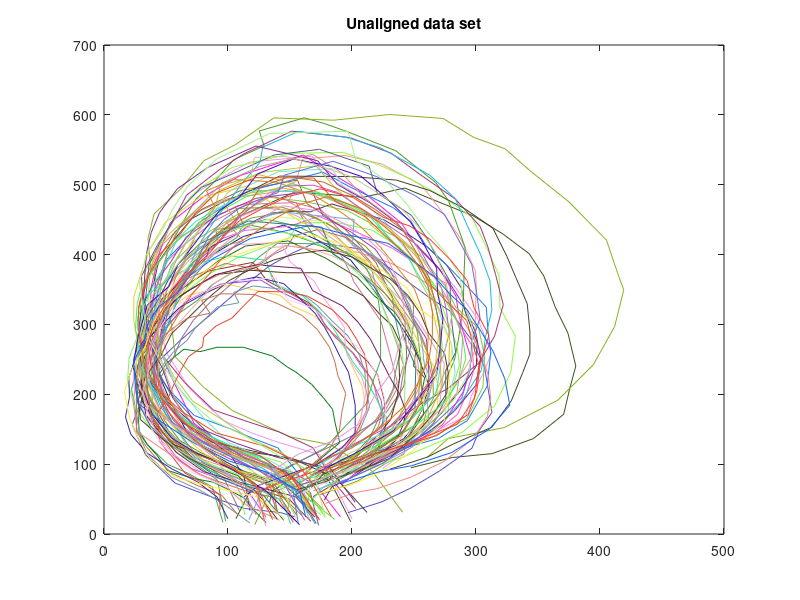

Source code (MATLAB): (Note: this script raises an error after producing the figure.)
%pointset = zeros(2,32,75);
load('pointset.mat')

figure(1);
title('Unaligned data set');
%plotting unaligned data set
for i=1:75
    plot(pointset(1,:,i) , pointset(2,:,i) , 'color' , [rand rand rand]);
    title('Unaligned data set');
    hold on;
end
mean_ = mean_leaf_finder(pointset); 

 aligned_pt_set1 = zeros(2,32,75);
    for i=1:75
        pt_set1 = mean_;      
        pt_set2 = pointset(:,:,i)';
        aligned_pt_set1(:,:,i) = align_leaf_pointset(pt_set1 , pt_set2)';        %aligning all shapes to mean
    end
    figure(2);
    title('Aligned data set along with mean(thick black');
   distance = zeros(75,1);
for i=1:75
    p = plot(mean_(:,1) , mean_(:,2) , 'color','black');
    p(1).LineWidth = 2;
     hold on;
    plot(aligned_pt_set1(1,:,i) , aligned_pt_set1(2,:,i) , 'color' , [rand rand rand])
    
    distance(i) = norm(aligned_pt_set1(:,:,i) - mean_');
   
end
title('Aligned data set along with mean(thick black');

figure(3);
%subplot(1,3,2);

plot(mean_(:,1) , mean_(:,2),'-o') ;
title('Mean with pointset');

%plot(mean_(:,1) , mean_(:,2),'red') ;
mean_flattened = reshape(mean_ , 32*2 , 1) ;

[eigen_vectors, eigen_values] = modes_leaf_finder(mean_flattened,mean_,pointset);

prev_mode = mean_flattened - 3*eigen_values(64)*eigen_vectors(:,64);
next_mode = mean_flattened + 3*eigen_values(64)*eigen_vectors(:,64);

figure(4);

plot(real(eigen_values));
title('Eigenvalues');

prev_mode = reshape(prev_mode , 32,2);
next_mode = reshape(next_mode , 32,2);
prev_mode = align_leaf_pointset(mean_,prev_mode);
next_mode = align_leaf_pointset(mean_,next_mode);
hold on;
figure(5);

subplot(3,3,2);

plot(mean_(:,1) , mean_(:,2));
title('First mode of variation');

subplot(3,3,1);
plot(prev_mode(:,1),prev_mode(:,2));

subplot(3,3,3);
plot(next_mode(:,1),next_mode(:,2));

prev_mode_2 = mean_flattened - 3*eigen_values(63)*eigen_vectors(:,63);
next_mode_2 = mean_flattened + 3*eigen_values(63)*eigen_vectors(:,63);
prev_mode_2 = reshape(prev_mode_2 , 32,2);
next_mode_2 = reshape(next_mode_2 , 32,2);
prev_mode_2 = align_leaf_pointset(mean_,prev_mode_2);
next_mode_2 = align_leaf_pointset(mean_,next_mode_2);

%figure(6);

subplot(3,3,5);

plot(mean_(:,1) , mean_(:,2));
title('Second mode of variation')

subplot(3,3,4);
plot(prev_mode_2(:,1),prev_mode_2(:,2));

subplot(3,3,6);
plot(next_mode_2(:,1),next_mode_2(:,2));

prev_mode_3 = mean_flattened - 3*eigen_values(62)*eigen_vectors(:,62);
next_mode_3 = mean_flattened + 3*eigen_values(62)*eigen_vectors(:,62);
prev_mode_3 = reshape(prev_mode_3 , 32,2);
next_mode_3 = reshape(next_mode_3 , 32,2);
prev_mode_3 = align_leaf_pointset(mean_,prev_mode_3);
next_mode_3 = align_leaf_pointset(mean_,next_mode_3);

%figure(7);

subplot(3,3,8);

plot(mean_(:,1) , mean_(:,2));
title('Third mode of variation')

subplot(3,3,7);

plot(prev_mode_3(:,1),prev_mode_3(:,2));

subplot(3,3,9);
plot(next_mode_3(:,1),next_mode_3(:,2));


figure(6);
[M,I] = min(distance);
%disp(I);
plot(mean_(:,1),mean_(:,2),'color','red');
hold on;
plot(aligned_pt_set1(1,:,I) , aligned_pt_set1(2,:,I),'color','blue');
legend('mean','closest');
title('Closest shape to mean');

distance2 = zeros(40,1);
distance3 = zeros(40,1);
for i=1:75
    distance2(i) = norm(prev_mode - align_leaf_pointset(prev_mode,pointset(:,:,i)'));
    distance3(i) = norm(next_mode - align_leaf_pointset(next_mode , pointset(:,:,i)'));
end

[M2 , i2] = min(distance2);
[M3 , i3] = min(distance3);

figure(9);
A = align_leaf_pointset(prev_mode,pointset(:,:,i2)');
B = align_leaf_pointset(next_mode , pointset(:,:,i3)');
plot(A(:,1) , A(:,2),'color','blue');
hold on;
plot(prev_mode(:,1),prev_mode(:,2),'color','red');
title('Closest to mean-3*sqrt(lambda)(v)');
legend('- first mode','closest');

figure(10);
plot(B(:,1) , B(:,2),'color','blue');
hold on;
plot(next_mode(:,1) , next_mode(:,2),'color','red');
title('Closest to mean+3*sqrt(lambda)(v)');
legend('+ first mode','closest')




